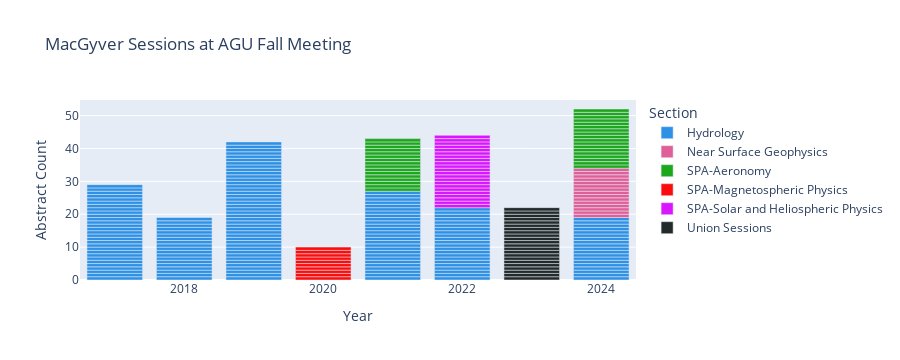

Write notebook code for a chart like this one.
### Code cell
# AGU Fall Meeting 

import plotly.graph_objects as go
import plotly.express as px
import pandas as pd


titlestring = "MacGyver Sessions at AGU Fall Meeting"
# data
# Read the .bib file
with open('macgyver.bib', 'r') as bibtex_file:
    bib_database = bibtexparser.load(bibtex_file)

# Convert to DataFrame
df = pd.DataFrame(bib_database.entries)

# Data handling:
df['Year'] = pd.to_numeric(df['year']) # Cast to numeric 
df['Abstract Count'] = 1 # for bar chart purposes
# Remove curly braces using str.replace()
df['title'] = df['title'].str.replace(r'[{}]', '', regex=True)
df['title'] = df['title'].str.replace(r'[/]', '', regex=True)
df['title'] = df['title'].str.replace(r'[\"]', '', regex=True)
df['author'] = df['author'].str.replace(r'[{}]', '', regex=True)
df['author'] = df['author'].str.replace(r'[~]', '', regex=True)

# Wrap the text and replace newlines with <br>
df['wrapped_author'] = df['author'].fillna('').str.wrap(50).apply(lambda x: x.replace('\n', '<br>'))
df["author"] = df["wrapped_author"]
df['wrapped_title'] = df['title'].fillna('').str.wrap(50).apply(lambda x: x.replace('\n', '<br>'))
df["title"] = df["wrapped_title"]


# Filter to just Fall Meeting abstracts:
# df = df[df.booktitle == "AGU Fall Meeting Abstracts"]

df["Section Code"] = df["eid"].str.slice(0, 2).apply(lambda x: ''.join(y for y in x if not y.isdigit()))
lookup_df = pd.read_csv("AGU Sections.csv")
lookup_dict = lookup_df.set_index('Section Code')['Section'].to_dict()
# Map the values using the dictionary
df['Section'] = df["Section Code"].map(lookup_dict)
df = df.sort_values(by='Section')
df.shape

fig = px.bar(df, x='Year', y = 'Abstract Count', color='Section',
            color_discrete_sequence=px.colors.qualitative.Dark24,
            title = titlestring,
            hover_name = "title",
            hover_data={"author": True, "eid": True, "adsurl": True, "Abstract Count": False})#"adsurl"})
# fig.data[-1].text = sums

fig.update_traces(textposition='inside')
fig.show()
fig.write_html("plots/"+titlestring +" Histogram_Labeled.html")

### Figure 1 — Plotly figure (JSON) as saved in the notebook; plotly's stock layout.template omitted (floating-point values rounded to 4 significant figures; data arrays with more than 128 entries replaced by an {"elided": "..."} marker saying what was removed)
{"data": [{"customdata": {"elided": "158x3 str values"}, "hovertemplate": "<b>%{hovertext}</b><br><br>Section=Hydrology<br>Year=%{x}<br>author=%{customdata[0]}<br>eid=%{customdata[1]}<br>adsurl=%{customdata[2]}<extra></extra>", "hovertext": {"elided": "158 str values"}, "legendgroup": "Hydrology", "marker": {"color": "#2E91E5", "pattern": {"shape": ""}}, "name": "Hydrology", "orientation": "v", "showlegend": true, "textposition": "inside", "type": "bar", "x": {"elided": "158 int values"}, "xaxis": "x", "y": {"elided": "158 int values"}, "yaxis": "y"}, {"customdata": [["Cadle, Nathan", "NS13B-1249", "https://ui.adsabs.harvard.edu/abs/2024AGUFMNS13B1249C"], ["Lathrop, Daniel Perry and Myers, Heidi Patricia<br>and Taffel, Meyer and Pick-Aluas, Alexandra and<br>Lekic, Vedran", "NS13B-1236", "https://ui.adsabs.harvard.edu/abs/2024AGUFMNS13B1236L"], ["Natoo, Aditya", "NS13B-1239", "https://ui.adsabs.harvard.edu/abs/2024AGUFMNS13B1239N"], ["Ziegenfus, Michael", "NS13B-1238", "https://ui.adsabs.harvard.edu/abs/2024AGUFMNS13B1238Z"], ["Proffitt, Hannah and Tsoflias, Georgios P.", "NS13B-1241", "https://ui.adsabs.harvard.edu/abs/2024AGUFMNS13B1241P"], ["Reinhardt, Alyssa and Gallagher, Timothy M.", "NS13B-1237", "https://ui.adsabs.harvard.edu/abs/2024AGUFMNS13B1237R"], ["Pick-Aluas, Alexandra and Jaross, Elaine and<br>Lekic, Vedran and Lathrop, Daniel Perry", "NS13B-1235", "https://ui.adsabs.harvard.edu/abs/2024AGUFMNS13B1235P"], ["Tulban, Brandon and Dogan, Mine", "NS13B-1248", "https://ui.adsabs.harvard.edu/abs/2024AGUFMNS13B1248T"], ["Szabad, Eniko and Martin, Kaleb and Stipes, Em and<br>Herman, Rhett B.", "NS13B-1246", "https://ui.adsabs.harvard.edu/abs/2024AGUFMNS13B1246S"], ["Blanchy, Guillaume and Watlet, Arnaud and<br>Kaufmann, Olivier and Fargier, Yannick and Guyard,<br>H\\'el\\`ene and Cl\\'ement, R\\'emi", "NS13B-1245", "https://ui.adsabs.harvard.edu/abs/2024AGUFMNS13B1245B"], ["Smith, Athena and Herman, Rhett B.", "NS13B-1243", "https://ui.adsabs.harvard.edu/abs/2024AGUFMNS13B1243S"], ["Pappas, Bryce and Herman, Rhett B.", "NS13B-124", "https://ui.adsabs.harvard.edu/abs/2024AGUFMNS13B.124P"], ["Johnson, Jeffrey Bruce and Anderson, Jacob and<br>Mock, Jerry and Walsh, Owen and Pineda, Armando<br>and Rosenblatt, Bryan", "NS13B-1242", "https://ui.adsabs.harvard.edu/abs/2024AGUFMNS13B1242J"], ["O'Hara, Garrett and Herman, Rhett B.", "NS13B-1247", "https://ui.adsabs.harvard.edu/abs/2024AGUFMNS13B1247O"], ["Paul, Em", "NS13B-1244", "https://ui.adsabs.harvard.edu/abs/2024AGUFMNS13B1244P"]], "hovertemplate": "<b>%{hovertext}</b><br><br>Section=Near Surface Geophysics<br>Year=%{x}<br>author=%{customdata[0]}<br>eid=%{customdata[1]}<br>adsurl=%{customdata[2]}<extra></extra>", "hovertext": ["Testing the Longitudinal Crushing Strength of the<br>Alaskan Sea Ice Using a Self-Built Clamp System", "An Unmanned Aerial System for Detecting Near-<br>Surface Anomalies in Urban Environments", "Development of a Advanced Portable Environmental<br>Quality Monitoring Payload Installed on a UAVUGV", "Determining Light Extinction Through Arctic Sea<br>Ice Using a Self-Built Device", "Local earthquake monitoring using RaspberryShake<br>seismometers: A case study in Kansas", "Detection of Seasonal Mineral Weathering and<br>Respiration Signals in Abandoned Mine Tailings<br>with Soil Porespace O2 and CO2 Data", "A Frequency-Domain EM System for Near-Surface<br>Conductivity Mapping in Urban Environments", "Spatiotemporal Monitoring of the Infiltration<br>Process Affected by Tree Roots", "Raspberry Pi Based Studies of Data From the Global<br>Navigation Satellite Systems", "OhmPi: an Open-Hardware Resistivity-meter v2024", "Measuring 3D Wind Velocity Using a Self-Built Load<br>Cell Anemometer", "Exploring Atmospheric Light Attenuation With Two<br>Self-Built Multi-Wavelength Sensors", "Low cost infrasound sensors in dangerous places:<br>Adventures of the Gem in hostile volcanic<br>environments", "Sea Ice Seismicity Near Utqia\\.gvik, Alaska, Using<br>an Inexpensive Triaxial Seismic Sensor", "Measuring Carbon Dioxide Efflux From Arctic<br>Environments During the Non-Growing Season"], "legendgroup": "Near Surface Geophysics", "marker": {"color": "#E15F99", "pattern": {"shape": ""}}, "name": "Near Surface Geophysics", "orientation": "v", "showlegend": true, "textposition": "inside", "type": "bar", "x": [2024, 2024, 2024, 2024, 2024, 2024, 2024, 2024, 2024, 2024, 2024, 2024, 2024, 2024, 2024], "xaxis": "x", "y": [1, 1, 1, 1, 1, 1, 1, 1, 1, 1, 1, 1, 1, 1, 1], "yaxis": "y"}, {"customdata": [["Hozumi, Kornyanat and Frissell, Nathaniel A. and<br>Griffiths, Gwyn and Chou, Min-Yang", "SA13A-2726", "https://ui.adsabs.harvard.edu/abs/2024AGUFMSA13A2726H"], ["Farny, Caleb and Bland, Geoff and Ogiemwonyi, Lisa<br>and Bulakh, Bogdana and Haley, Samuel and<br>Koukouchkina, Lorenzo and Li, Jingshou and Lin,<br>Weinuo and Menon, Natalie and Pulake, Ani and et<br>al.", "SA13A-2728", "https://ui.adsabs.harvard.edu/abs/2024AGUFMSA13A2728F"], ["Guarnieri, Fernando L. and Vieira, Luis Eduardo A.<br>and Tavares, Felipe and Dal Lago, Alisson and de<br>Oliveira, Ivan and Carlesso, Franciele", "SA13A-2725", "https://ui.adsabs.harvard.edu/abs/2024AGUFMSA13A2725G"], ["Kreisler, Steve and Strub, Richard F. and<br>Ravindran, Ashwinraj and Ravindran, Adarshraj and<br>Smith, Harman and Gershman, Daniel J. and Le, Guan<br>and Giles, Barbara L. and Burch, James and<br>Genestreti, Kevin James and et al.", "SA13A-2731", "https://ui.adsabs.harvard.edu/abs/2024AGUFMSA13A2731K"], ["Leamon, Robert James and Kim, Soo-Hyung", "SA13A-2724", "https://ui.adsabs.harvard.edu/abs/2024AGUFMSA13A2724L"], ["Usis, Maris and Schwartz, Laura and Goodman, Adam<br>and Sastry, Shashank and Kazdan, David and<br>Collins, Kristina", "SA13A-2727", "https://ui.adsabs.harvard.edu/abs/2024AGUFMSA13A2727U"], ["Dykema, Alicia and Bering, Edgar A. and Renshaw,<br>Andrew L. and Sosa, Diego and Mendez, Joshlyn and<br>Ruszkowski, Jason", "SA13A-2729", "https://ui.adsabs.harvard.edu/abs/2024AGUFMSA13A2729D"], ["Resnick, Elana and Kuznetsova, Masha and Mays, M.<br>Leila and Zheng, Yihua and Mullinix, Richard and<br>Wiegand, Chiu and Olsson, Elon and Lundkvist,<br>Anders and MacDonald, Elizabeth and Brandt Edson,<br>Laura and et al.", "SA13A-2723", "https://ui.adsabs.harvard.edu/abs/2024AGUFMSA13A2723R"], ["Nguyen, Cuong D. and Frissell, Nathaniel A. and<br>Gibbons, John and Boedicker, Rachel K. and Zorman,<br>Christian and Collins, Kristina and Engelke,<br>William and Atkison, Travis and Blackwell, William<br>and Robinett, Rob S. and et al.", "SA13A-273", "https://ui.adsabs.harvard.edu/abs/2024AGUFMSA13A.273N"], ["Lundkvist, Anders and Kuznetsova, Masha and Mays,<br>M. Leila and Olsson, Elon and Resnick, Elana and<br>MacDonald, Elizabeth and Brandt Edson, Laura", "SA11A-06", "https://ui.adsabs.harvard.edu/abs/2024AGUFMSA11A..06L"], ["Knuth, Jenny and Lucas, Greg and Berger, Thomas<br>and Brooks, Keira", "SA11A-07", "https://ui.adsabs.harvard.edu/abs/2024AGUFMSA11A..07K"], ["Cerwin, Steve and McMahan, Jesse and Papadopoulos,<br>Alexandros and Piccini, Gerard and Bilberry, Paul<br>and Samuel, Blackshear and Collins, Kristina and<br>Frissell, Nathaniel A.", "SA11A-04", "https://ui.adsabs.harvard.edu/abs/2024AGUFMSA11A..04C"], ["Connors, Martin G. and Schofield, Ian and Aryal,<br>Raju", "SA11A-08", "https://ui.adsabs.harvard.edu/abs/2024AGUFMSA11A..08C"], ["Cohen, Austin and Ozturk, Dogacan Su and Barkley-<br>Griggs, Jonah and Ledvina, Vincent and Reeve,<br>Whitham D. and Hampton, Donald L. and Schoening,<br>Lori and Connor, Hyunju KIM and Keesee, Amy M.", "SA11A-01", "https://ui.adsabs.harvard.edu/abs/2024AGUFMSA11A..01C"], ["Poh, Gangkai and Erinfolami, Funmilayo and Connor,<br>Hyunju KIM and Larson, Sierra and Owalabi, Charles", "SA11A-02", "https://ui.adsabs.harvard.edu/abs/2024AGUFMSA11A..02P"], ["Aguilar Guerrero, Jaime", "SA11A-05", "https://ui.adsabs.harvard.edu/abs/2024AGUFMSA11A..05A"], ["Ledvina, Vincent and Kuzub, Jeremy", "SA13A-2732", "https://ui.adsabs.harvard.edu/abs/2024AGUFMSA13A2732L"], ["Piccini, Gerard and McGwier, Robert and Spalletta,<br>Robert and Frissell, Nathaniel A. and Mokhtari,<br>Majid and Erickson, Philip", "SA11A-03", "https://ui.adsabs.harvard.edu/abs/2024AGUFMSA11A..03P"], ["Cerwin, Steve and Collins, Kristina and Joshi, Dev<br>and Frissell, Nathaniel", "SA32A-02", "https://ui.adsabs.harvard.edu/abs/2021AGUFMSA32A..02C"], ["Witteman, Andy and MacDonald, Elizabeth", "SA35F-1953", "https://ui.adsabs.harvard.edu/abs/2021AGUFMSA35F1953W"], ["Kuzub, Jeremy", "SA32A-05", "https://ui.adsabs.harvard.edu/abs/2021AGUFMSA32A..05K"], ["Romanek, Veronica and Frissell, Nathaniel and<br>Joshi, Dev and Liles, William and Trop, Claire and<br>Collins, Kristina and Perry, Gareth", "SA32A-08", "https://ui.adsabs.harvard.edu/abs/2021AGUFMSA32A..08R"], ["Mathanlal, Thasshwin and Vakkada Ramachandran,<br>Abhilash and Zorzano, Maria-Paz and Martin-Torres,<br>Javier", "SA32A-01", "https://ui.adsabs.harvard.edu/abs/2021AGUFMSA32A..01M"], ["Musset, Sophie and Glesener, Lindsay and Fortson,<br>Lucy and Kapsiak, Charles and Ostlund, Erik and<br>Alnahari, Suhail and Jeunon, Mariana and Zhang,<br>Yixian and Panesar, Navdeep and Fleishman, Gregory<br>and et al.", "SA32A-07", "https://ui.adsabs.harvard.edu/abs/2021AGUFMSA32A..07M"], ["Ledvina, Vincent and MacDonald, Elizabeth and<br>Barkhouse, Wayne and Young, Timothy and McCormack,<br>Michael and Collins, Steve", "SA32A-04", "https://ui.adsabs.harvard.edu/abs/2021AGUFMSA32A..04L"], ["Obenberger, Kenneth and Pung, Aaron and Dao,<br>Eugene and Fallen, Christopher", "SA32A-03", "https://ui.adsabs.harvard.edu/abs/2021AGUFMSA32A..03O"], ["Henley, Chase and Moldwin, Mark and Ojeda, Lauro", "SA35F-1956", "https://ui.adsabs.harvard.edu/abs/2021AGUFMSA35F1956H"], ["Hunnekuhl, Michael and MacDonald, Elizabeth and<br>Swanson, Ben and Stone, James and Voss, Stephen<br>and Chernenkoff, Alexei and Standring, Will and<br>Stott, Dallas and Atkins, Rodney and Ward, Stephen<br>and et al.", "SA35F-1957", "https://ui.adsabs.harvard.edu/abs/2021AGUFMSA35F1957H"], ["Madey, Julius and Witten, David and Kim, Hyomin<br>and Frissell, Nathaniel", "SA35F-1950", "https://ui.adsabs.harvard.edu/abs/2021AGUFMSA35F1950M"], ["Hobart, Joseph R. and Farmer, James and Mikitin,<br>Gary and Waugh, David and Benedict, Robert and<br>Collins, Kristina and Kazdan, David and Gibbons,<br>John and Frissell, Nathaniel", "SA35F-1949", "https://ui.adsabs.harvard.edu/abs/2021AGUFMSA35F1949H"], ["Casente, David and Elia, Joanna and Collins,<br>Kristina", "SA35F-1951", "https://ui.adsabs.harvard.edu/abs/2021AGUFMSA35F1951C"], ["Roosnovo, Alexandra and Chi, Peter and Petit, Noel", "SA35F-1955", "https://ui.adsabs.harvard.edu/abs/2021AGUFMSA35F1955R"], ["Wilson, Gabriel and Maldonado, Carlos and Coffey,<br>Victoria and McHarg, Matthew", "SA35F-1952", "https://ui.adsabs.harvard.edu/abs/2021AGUFMSA35F1952W"], ["Joshi, Dev and Frissell, Nathaniel and Sharwar, M.<br>and Sami, Simal and Ruohoniemi, J. Michael and<br>Baker, Joseph and Coster, Anthea and Erickson,<br>Philip and Liles, William and Vierinen, Juha and<br>et al.", "SA35F-1954", "https://ui.adsabs.harvard.edu/abs/2021AGUFMSA35F1954J"]], "hovertemplate": "<b>%{hovertext}</b><br><br>Section=SPA-Aeronomy<br>Year=%{x}<br>author=%{customdata[0]}<br>eid=%{customdata[1]}<br>adsurl=%{customdata[2]}<extra></extra>", "hovertext": ["HamSCI as a Novel Dataset to Validate Ionospheric<br>Models", "AquaROVER and TerraROVER Engineering Design<br>Improvements", "Proof of Concept Prototype of a Spectral Camera<br>Based on Holographic Filters for the Galileo Solar<br>Space Telescope (GSST)", "Science Investigations and Graphics Generation<br>using the MMS Data Visualizer - MMS VIS", "Stumpy's Last Stand: Effects of the Solar Cycle<br>and Solar Max on Washington's Cherry Blossoms", "HF Propagation Experiment Utilizing CHU Beacon<br>During the April 2024 Solar Eclipse: A<br>Collaborative Approach to Ionospheric Research", "Field Spectroscopy of the Ionospheric AirGlow<br>Reflector Experiments as an Expansion of<br>Undergraduate Physics Research at the University<br>of Houston", "Explore space weather and the Heliophysics Big<br>Year (HBY) through storm narratives using<br>Community Coordinated Modeling Center's (CCMC)<br>hands-on tools", "High Frequency Radio Receivers for Ionospheric<br>Observations in the HamSCI Personal Space Weather<br>Station Network", "Experience the May 2024 Geomagnetic Storm with<br>OpenSpace, CCMC, and Aurorasaurus Citizen Science<br>Reports", "Visualizing Space Weather: SWx TREC Space Weather<br>Applications Bring Data to Life", "HamSCI HF Multipath Propagation Mode Analysis<br>Using Amateur Radios and Audio Waveforms Sensitive<br>to Time Difference of Arrival (TDOA)", "Geomagnetic and Geoelectric Fields Measured with<br>Modern Microcontrollers, Analog Front Ends, Solar<br>Power, and IoT Connectivity", "A Low-cost Space Weather Observatory for the UAF<br>Space Weather UnderGround High School Participants", "Maryland Space Weather UnderGround Research and<br>Outreach Program: Pushing the Boundaries of Next-<br>Generation Low-Cost Ground Magnetometers", "Engaging the Public in Heliophysics: Deploying<br>Atmospheric Data to AR and VR Platforms for<br>Education and Outreach", "AurorEye: Production of a Portable, Off-the-Shelf<br>Automated All-Sky Aurora Camera", "A Low-Cost Low-Power Chirp Ionosonde for Studying<br>Eclipse Ionospheric Impacts", "Experimental and Computational Methods to Analyze<br>Complex Doppler Behavior of Ionospherically<br>Induced Doppler Shifts on HF Signals", "MacGyverying, modern astrophotography, and the<br>aurora citizen scientist", "AurorEye: Prototype for a Highly Portable COTS RGB<br>All-Sky Imager Station", "HF Doppler Observations of Traveling Ionospheric<br>Disturbances in the WWV Signal Received with a<br>Network of Low-Cost HamSCI Personal Space Weather<br>Stations", "PACKMAN An Open Source, Portable Instrument to<br>Investigate Space Weather", "Solar Jet Hunter: a citizen science investigation<br>of coronal solar jets", "The North Dakota Dual Aurora Camera (NoDDAC), a<br>student-led citizen science project: one-year<br>retrospective, future developments, and scientific<br>potential", "Leveraging Natural and Anthropogenic HF Noise as<br>an Ionospheric Sounder", "Performance Characterization of a low cost ZED-F9P<br>GNSS Receiver for Ionospheric Total Electron<br>Content Observations", "Robust techniques to improve high quality<br>triangulations of contemporaneous citizen science<br>observations of STEVE", "An Easily Constructed High Resolution 3 Axis<br>Magnetometer for Backyard Citizen Science", "Construction and Operation of a HamSCI Grape<br>Version 1 Personal Space Weather Station: A<br>Citizen Scientists Perspective", "Data Analysis Pipeline for Distributed Doppler<br>Measurements Using Citizen Science Datasets From<br>2020 and 2021 Eclipse Festival Campaigns", "On Using MEMS Magnetometers for Ground-based Space<br>Weather Observations", "Comparison between observations of APS and FPMU on<br>board the ISS", "Observations of Mid-latitude Irregularities Using<br>the Oblique Ionosonde Sounding Mode for the HamSCI<br>Personal Space Weather Station"], "legendgroup": "SPA-Aeronomy", "marker": {"color": "#1CA71C", "pattern": {"shape": ""}}, "name": "SPA-Aeronomy", "orientation": "v", "showlegend": true, "textposition": "inside", "type": "bar", "x": [2024, 2024, 2024, 2024, 2024, 2024, 2024, 2024, 2024, 2024, 2024, 2024, 2024, 2024, 2024, 2024, 2024, 2024, 2021, 2021, 2021, 2021, 2021, 2021, 2021, 2021, 2021, 2021, 2021, 2021, 2021, 2021, 2021, 2021], "xaxis": "x", "y": [1, 1, 1, 1, 1, 1, 1, 1, 1, 1, 1, 1, 1, 1, 1, 1, 1, 1, 1, 1, 1, 1, 1, 1, 1, 1, 1, 1, 1, 1, 1, 1, 1, 1], "yaxis": "y"}, {"customdata": [["Lewis-Merrill, J. and Petit, N. and Muti, P. and<br>Flores, E. and Russell, C.T. and Chi, P.J.", "SM044-09", "https://ui.adsabs.harvard.edu/abs/2020AGUFMSM044..09L"], ["Gomez Socola, J. and Rodrigues, F.S.", "SM044-10", "https://ui.adsabs.harvard.edu/abs/2020AGUFMSM044..10G"], ["Hunnekuhl, M. and MacDonald, E.", "SM044-07", "https://ui.adsabs.harvard.edu/abs/2020AGUFMSM044..07H"], ["MacDonald, E. and Kozyra, J.", "SM044-06", "https://ui.adsabs.harvard.edu/abs/2020AGUFMSM044..06M"], ["Brandt, L. and MacDonald, E. and Sasser, L. and<br>Haas, J.P. and Garrison, L.L.", "SM044-03", "https://ui.adsabs.harvard.edu/abs/2020AGUFMSM044..03B"], ["Bennett, C.L.", "SM044-05", "https://ui.adsabs.harvard.edu/abs/2020AGUFMSM044..05B"], ["Nomura, H. and Nose, M. and Aoyama, H. and<br>Ichihara, H. and Kawano, T. and Hirahara, M.", "SM044-02", "https://ui.adsabs.harvard.edu/abs/2020AGUFMSM044..02N"], ["Flores, E. and Chi, P.J. and Russell, C.T. and<br>Merrill, J. and Muti, P.", "SM044-01", "https://ui.adsabs.harvard.edu/abs/2020AGUFMSM044..01F"], ["Kuzub, J. and MacDonald, E.", "SM044-04", "https://ui.adsabs.harvard.edu/abs/2020AGUFMSM044..04K"], ["Ledvina, V. and MacDonald, E. and McCormack, M.<br>and Collins, S. and Barkhouse, W. and Young, T.", "SM044-08", "https://ui.adsabs.harvard.edu/abs/2020AGUFMSM044..08L"]], "hovertemplate": "<b>%{hovertext}</b><br><br>Section=SPA-Magnetospheric Physics<br>Year=%{x}<br>author=%{customdata[0]}<br>eid=%{customdata[1]}<br>adsurl=%{customdata[2]}<extra></extra>", "hovertext": ["Single-Board Computer System for the Surface<br>Magnetic Assessment in Real Time (SMART) Ground-<br>based Magnetometers", "ScintPi 2.0: Description and first results", "Early Evidence of Isolated Auroral Structures in<br>the 100 km Height Regime Observed at Subauroral<br>Latitudes by the Aurora Pioneer Carl St\\ormer", "New Citizen Science Opportunities: MacGyvering<br>collaboration tools for science discovery in<br>Heliophysics", "3D Printing the Magnetosphere", "Improved Analysis of STEVE Photographs", "Application of Magneto-impedance Sensor to<br>Geomagnetic Field Measurements for Constructing<br>Distributed Arrays of Small Instruments (DASI)", "An Evaluation of Long-term Variations in Magnetic<br>Variometer Data", "Keogramist: Explore 1400 Nights of Aurora on a<br>Phone", "Construction of the North Dakota Dual Aurora<br>Camera (NoDDAC) to Aid in Citizen Science and<br>Space Weather Applications"], "legendgroup": "SPA-Magnetospheric Physics", "marker": {"color": "#FB0D0D", "pattern": {"shape": ""}}, "name": "SPA-Magnetospheric Physics", "orientation": "v", "showlegend": true, "textposition": "inside", "type": "bar", "x": [2020, 2020, 2020, 2020, 2020, 2020, 2020, 2020, 2020, 2020], "xaxis": "x", "y": [1, 1, 1, 1, 1, 1, 1, 1, 1, 1], "yaxis": "y"}, {"customdata": [["Archer, Martin Owain and Hartinger, Michael and<br>Cottingham, Marek and Shi, Xueling and Vidugiris,<br>Evaldas and Holland, Anne and Harold, James B. and<br>Masongsong, Emmanuel V. and Hill, Ethan Duke and<br>Fox, Michael F.J. and et al.", "SH55B-06", "https://ui.adsabs.harvard.edu/abs/2022AGUFMSH55B..06A"], ["Pilinski, Marcin and Minton, Timothy K. and Xu,<br>Chenbiao and Remec, Tomaz", "SH55B-04", "https://ui.adsabs.harvard.edu/abs/2022AGUFMSH55B..04P"], ["Kallman, Grace and Peticolas, Laura M. and<br>Martinez Oliveros, Juan Carlos and Targett, Thomas<br>and Cominsky, Lynn and Camilo Guevara Gomez, Juan", "SH55B-09", "https://ui.adsabs.harvard.edu/abs/2022AGUFMSH55B..09K"], ["Broman, Eric and Chi, Peter J. and Zafran, Eden<br>and Khoshaba, Elona and Lacaire, Matt", "SH51D-02", "https://ui.adsabs.harvard.edu/abs/2022AGUFMSH51D..02B"], ["Aguilar Guerrero, Jaime and Heale, Christopher<br>James and Inchin, Pavel and Snively, Jonathan B.<br>and Zettergren, Matthew D.", "SH55B-02", "https://ui.adsabs.harvard.edu/abs/2022AGUFMSH55B..02A"], ["Kosar, Burcu and Yue, Jia and Gerland, Oliver and<br>Bor, Jozsef and Simmons, Sean and Lense, Rachel", "SH55B-05", "https://ui.adsabs.harvard.edu/abs/2022AGUFMSH55B..05K"], ["Cohen, Austin and Ozturk, Dogacan Su and Reyes,<br>Joe and Barkley-Griggs, Jonah and Schoening, Lori<br>and Connor, Hyunju and Hampton, Donald and Reeve,<br>Whitham D. and Smith, Charles William and Keesee,<br>Amy M.", "SH55B-07", "https://ui.adsabs.harvard.edu/abs/2022AGUFMSH55B..07C"], ["Vierinen, Juha and Huyghebaert, Devin Ray and<br>Chartier, Alex and Frissell, Nathaniel A. and<br>Kozlovsky, Alexander and Ulich, Thomas and<br>Floberg, Jens", "SH55B-03", "https://ui.adsabs.harvard.edu/abs/2022AGUFMSH55B..03V"], ["Nicholas, Andrew C. and Wolf, Joshua M. and<br>Kordella, Lee Joseph and Finne, Theodore T. and<br>Brown, Charles M. and Budzien, Scott Alan and<br>Marr, Kenneth David and Englert, Christoph R.", "SH55B-08", "https://ui.adsabs.harvard.edu/abs/2022AGUFMSH55B..08N"], ["Odenwald, Sten Felix", "SH51D-03", "https://ui.adsabs.harvard.edu/abs/2022AGUFMSH51D..03O"], ["Hunnekuhl, Michael and MacDonald, Elizabeth", "SH51D-05", "https://ui.adsabs.harvard.edu/abs/2022AGUFMSH51D..05H"], ["Romanek, Veronica I. and Frissell, Nathaniel A.<br>and Liles, William and Gibbons, John and Collins,<br>Kristina and Kazdan, David and Boedicker, Rachel<br>K.", "SH55B-01", "https://ui.adsabs.harvard.edu/abs/2022AGUFMSH55B..01R"], ["Kuzub, Jeremy", "SH51D-04", "https://ui.adsabs.harvard.edu/abs/2022AGUFMSH51D..04K"], ["Michael, Alan and Chi, Peter J.", "SH51D-01", "https://ui.adsabs.harvard.edu/abs/2022AGUFMSH51D..01M"], ["Young, Timothy and Ledvina, Vincent and MacDonald,<br>Elizabeth and Brandt, Laura and McCormack, Michael<br>and Collins, Steve and Barkhouse, Wayne", "SH52F-1512", "https://ui.adsabs.harvard.edu/abs/2022AGUFMSH52F1512Y"], ["Lasko, Kekoa and Musset, Sophie and Jol, Paloma<br>and Sankar, Ramanakumar and Glesener, Lindsay and<br>Fortson, Lucy and Jeunon, Mariana and Zhang,<br>Yixian and Fleishman, Gregory D. and Panesar,<br>Navdeep and et al.", "SH52F-1511", "https://ui.adsabs.harvard.edu/abs/2022AGUFMSH52F1511L"], ["Schneider, Madeline and Candey, Scott", "SH52F-1515", "https://ui.adsabs.harvard.edu/abs/2022AGUFMSH52F1515S"], ["Wilson, Gabriel and Maldonado, Carlos and<br>Reisenfeld, Daniel Brett and Holloway, Michael A.<br>and Morning, Heidi Linette and Arnold, Daniel W.<br>and Kim, Thomas Kyoung Ho", "SH52F-1514", "https://ui.adsabs.harvard.edu/abs/2022AGUFMSH52F1514W"], ["Reid, Riley and Marshall, Robert Andrew and Blum,<br>Lauren W. and Berland, Grant", "SH52F-1517", "https://ui.adsabs.harvard.edu/abs/2022AGUFMSH52F1517R"], ["King, Casey and Redondo, Fermin and Schoonmaker,<br>Michael and Chandler, Arun and Kaeppler, Stephen<br>Roland", "SH52F-1510", "https://ui.adsabs.harvard.edu/abs/2022AGUFMSH52F1510K"], ["Cerwin, Steve and Frissell, Nathaniel A. and<br>Collins, Kristina", "SH52F-1516", "https://ui.adsabs.harvard.edu/abs/2022AGUFMSH52F1516C"], ["Wright, Isaac and Solanki, Ishita and Desai, Anupa<br>and Gomez Socola, Josemaria and Rodrigues, Fabiano<br>S.", "SH52F-1513", "https://ui.adsabs.harvard.edu/abs/2022AGUFMSH52F1513W"]], "hovertemplate": "<b>%{hovertext}</b><br><br>Section=SPA-Solar and Heliospheric Physics<br>Year=%{x}<br>author=%{customdata[0]}<br>eid=%{customdata[1]}<br>adsurl=%{customdata[2]}<extra></extra>", "hovertext": ["Lend Me Your Ears: The Potential of Sonification<br>in Space Weather (Citizen) Science", "The Neutral-Optics Velocity Analyzer", "Validating Eclipse Megamovie Crowd-Sourced Data<br>for Solar Coronal Research", "Modernizing the Electronics System of UCLA Ground-<br>based Magnetometers", "Visualization of volumetric atmospheric data using<br>modern graphic engines and augmented reality", "Spritacular - A Citizen Science Project to Study<br>Electrical Discharges Above Thunderstorms", "The University of Alaska Space Weather Underground<br>Program: Student-built magnetometer array using<br>unique construction and deployment techniques.", "HF Sounding Using Software Defined Radio", "On-orbit Optical Detection of Lethal Non-Trackable<br>Debris", "A Survey of Inexpensive Magnetometers for<br>Investigating Geomagnetic Storms", "Interoperable Database for Citizen Science<br>Observations of STEVE", "Measuring Characteristics of Traveling Ionospheric<br>Disturbances Observed with a Network of Low Cost<br>HamSCI Personal Space Weather Stations", "AurorEye: Production of a portable, Off-the-Shelf<br>Automated All-Sky Aurora Camera", "Development of Surface Magnetic Assessment in Real<br>Time (SMART) data platform and KNN-based<br>predictive analytics model", "The North Dakota Dual Aurora Camera Version 2.0<br>(NoDDAC2.0), a Platform for Citizen Science and a<br>Testbed for Implementing Best Practices in Open<br>Data and Collaboration", "Solar Jet Hunter: a citizen science investigation<br>of coronal solar jets", "Ground System Command and Telemetry Passthrough<br>Using an RP2040 Microcontroller.", "An Ultra-Low Resource Ion Mass Spectrometer for<br>Observations of Planetary Ionospheres", "Pitch-Angle Resolved Measurements of Energetic<br>Electrons Using Coded Aperture Imaging", "Development of a Low Resource, Inexpensive, High<br>Frequency Chirpsounder", "Observed Changes in Skywave HF Doppler Shifts as<br>Cycle 25 Ramps Up", "Autonomous Platform for Distributed Ionospheric<br>Studies and Citizen Science Initiatives"], "legendgroup": "SPA-Solar and Heliospheric Physics", "marker": {"color": "#DA16FF", "pattern": {"shape": ""}}, "name": "SPA-Solar and Heliospheric Physics", "orientation": "v", "showlegend": true, "textposition": "inside", "type": "bar", "x": [2022, 2022, 2022, 2022, 2022, 2022, 2022, 2022, 2022, 2022, 2022, 2022, 2022, 2022, 2022, 2022, 2022, 2022, 2022, 2022, 2022, 2022], "xaxis": "x", "y": [1, 1, 1, 1, 1, 1, 1, 1, 1, 1, 1, 1, 1, 1, 1, 1, 1, 1, 1, 1, 1, 1], "yaxis": "y"}, {"customdata": [["Robinett, Rob S. and Griffiths, Gwyn and Ellmore,<br>Glenn and Turner, Clint and Karn, Phil", "U53B-0524", "https://ui.adsabs.harvard.edu/abs/2023AGUFM.U53B0524R"], ["Berzolla, Zachary and Wolk, Sam and Reinhart,<br>Christoph", "U53A-05", "https://ui.adsabs.harvard.edu/abs/2023AGUFM.U53A..05B"], ["Adsul, Bharat and Sohoni, Milind and Praveen, Asim<br>Rama and Dangi, Aaryan and Kadivar, Lisan and E,<br>Abhishek and Sudhanshu, Niranjan and Hattekar,<br>Kamlakar and Datar, Sameer and Talekar, Alok and<br>et al.", "U53A-03", "https://ui.adsabs.harvard.edu/abs/2023AGUFM.U53A..03A"], ["Turbyfill, Trent and Woltjer, Jordan and Kaushik,<br>Layan and Borsuk, Mark E. and Adli, Muhammad Imam<br>and Wagenaar, Dennis and Knight, Kevin", "U53B-0527", "https://ui.adsabs.harvard.edu/abs/2023AGUFM.U53B0527T"], ["Deelman, Ewa and Knuth, Shelley L. and Chalker,<br>Alan and Freeborn, Layla and Gazula, Vikram and<br>Goodhue, John and Griffioen, James and Hudak,<br>David and Pasquale, Andrew and Perkins, Dylan and<br>et al.", "U53B-0525", "https://ui.adsabs.harvard.edu/abs/2023AGUFM.U53B0525D"], ["Robinson, Erin and Habermann, Ted and Buys,<br>Matthew and Chodacki, John and Davies, Neil and<br>Praetzellis, Maria and Wimalaratne, Sarala", "U53B-0519", "https://ui.adsabs.harvard.edu/abs/2023AGUFM.U53B0519R"], ["Esquivias, Georgiana R. and Huyck, Charles K. and<br>Ghosh, Shubharoop and Hu, ZhengHui and Eguchi,<br>Michael and Amyx, Paul and Smith, Kay B. and<br>Winson, Annie and Jordan, Colm", "U53A-06", "https://ui.adsabs.harvard.edu/abs/2023AGUFM.U53A..06E"], ["Romanek, Veronica I. and Frissell, Nathaniel A.<br>and Liles, William and Gibbons, John and Collins,<br>Kristina and Ruohoniemi, J. Michael and Baker,<br>Joseph B.H. and Kazdan, David and Boedicker,<br>Rachel K.", "U53B-0528", "https://ui.adsabs.harvard.edu/abs/2023AGUFM.U53B0528R"], ["Cohen, Austin and Barkley-Griggs, Jonah and<br>Ozturk, Dogacan Su and Reeve, Whitham D. and<br>Hampton, Donald L. and Connor, Hyunju KIM and<br>Keesee, Amy M.", "U53B-0517", "https://ui.adsabs.harvard.edu/abs/2023AGUFM.U53B0517C"], ["Cerwin, Steve and Frissell, Nathaniel A. and<br>Mikitin, Gary and Billberry, Paul and Collins,<br>Kristina and Samuel, Blackshear", "U53B-0523", "https://ui.adsabs.harvard.edu/abs/2023AGUFM.U53B0523C"], ["Berger, Thomas E. and Knuth, Jenny and Lucas, Greg<br>and Lindholm, Douglas M. and Pankratz, Christopher<br>K.", "U53B-0532", "https://ui.adsabs.harvard.edu/abs/2023AGUFM.U53B0532B"], ["Ouaret, Walid and Endsley, Arthur and Brown, Molly<br>Elizabeth and Latati Mourad, Latati Mourad and<br>Nabil, Mohsen", "U53B-0529", "https://ui.adsabs.harvard.edu/abs/2023AGUFM.U53B0529O"], ["Carrasco, Trinity and Constable, Catherine and<br>Gee, Jeffrey S.", "U53B-0533", "https://ui.adsabs.harvard.edu/abs/2023AGUFM.U53B0533C"], ["Kim, Hyomin and Witten, David M. and Frissell,<br>Nathaniel A. and Engelke, William and Cao, Zhaoshu<br>and Cowling, Scotty and Larsen, David and Liddle,<br>Anderson and Muscolino, Nicholas and Mokhtari,<br>Majid and et al.", "U53B-0521", "https://ui.adsabs.harvard.edu/abs/2023AGUFM.U53B0521K"], ["Perkins, D. Kala", "U53B-0526", "https://ui.adsabs.harvard.edu/abs/2023AGUFM.U53B0526P"], ["King, Casey and Panov, Jacob and Redondo, Fermin<br>and Coleman, Lawrence and Chandler, Arun and<br>Kaeppler, Stephen Roland", "U53B-052", "https://ui.adsabs.harvard.edu/abs/2023AGUFM.U53B05.2K"], ["Di Mare, Francesca and MacDonald, Elizabeth and<br>Hunnekuhl, Michael and Brandt Edson, Laura", "U53B-0535", "https://ui.adsabs.harvard.edu/abs/2023AGUFM.U53B0535D"], ["Olson, Eric", "U53B-0518", "https://ui.adsabs.harvard.edu/abs/2023AGUFM.U53B0518O"], ["Biljecki, Filip", "U53A-01", "https://ui.adsabs.harvard.edu/abs/2023AGUFM.U53A..01B"], ["Kar, Bandana", "U53A-04", "https://ui.adsabs.harvard.edu/abs/2023AGUFM.U53A..04K"], ["Thomas, Brian A. and Candey, Robert and Ireland,<br>Jack and Jian, Lan and Ringuette, Rebecca and da<br>Silva, Daniel and Helvey-Kalsulke, Tressa", "U53B-053", "https://ui.adsabs.harvard.edu/abs/2023AGUFM.U53B05.3T"], ["Halford, Alexa Jean and Barnum, Julie I.", "U53B-0531", "https://ui.adsabs.harvard.edu/abs/2023AGUFM.U53B0531H"]], "hovertemplate": "<b>%{hovertext}</b><br><br>Section=Union Sessions<br>Year=%{x}<br>author=%{customdata[0]}<br>eid=%{customdata[1]}<br>adsurl=%{customdata[2]}<extra></extra>", "hovertext": ["Ham Band WSPR beacons as Sources of Ionosphere<br>Measurements", "Combining GIS Data with Physics-Based Energy<br>Models to Help Cities Chart a Path to Their<br>Building-Related Emissions Reduction Goals", "Modernizing Land Records: Advanced Segmentation<br>and Geometric Reconciliation for Legacy Land<br>Ownership and Land Use", "Refining FEMA's NFIP V2 Open Flood Insurance<br>Claims Dataset: Comprehensive Enhancements through<br>Augmentation, Feature Engineering, Anomaly<br>Detection and Multiple Imputation", "Leveraging National Cyberinfrastructure for Earth<br>Science", "Connecting Place-based Research Back to the Place:<br>Leveraging the Global Research Infrastructure to<br>Enable Open Science", "New Approach for Building Exposure Database<br>Development and Quantitative Assessment of<br>Uncertainty", "Seasonal and Diurnal Climatology of MSTIDs<br>Observed Using HF Doppler Sounding Techniques", "A MacGyvered approach to cost-effective<br>magnetometers in Alaska: The University of Alaska<br>Fairbanks Space Weather UnderGround program's<br>Multiple-Deployment-Vessel.", "Estimation of Ionospheric Layer Height by<br>Measuring the Time Difference of Arrival (TDOA)<br>Between 1 and 2 Hop Propagation Modes", "The Space Weather Data Portal: an open science<br>resource for Heliophysics data exploration", "Seeds of Change: Equipping Scientists with NASA's<br>Climate-Sensitive Agricultural Tools", "Towards Interoperability of Specialized and<br>General Paleomagnetic Databases", "Development of Ham Radio Science Citizen<br>Investigation (HamSCI) Magnetometer and Data<br>Visualization for Space Weather Studies", "New Developments is Sustainable Green Rocket<br>Fuels; and STEAM with Industrial Explorations in<br>Zero Gravity", "Development of a Low Power, Inexpensive, High<br>Frequency Ionosonde Sounder", "What does the STEVE phenomena reveal about the<br>role of turbulence in Magnetosphere-Ionosphere<br>interactions?", "Climate Science in the Open: Infrastructure to<br>Enable Access to Critical Scientific Communication", "Quality and Usability of Crowdsourced Global<br>Building Information", "Towards Building Decarbonization - Science,<br>Technology and Policy Requirements", "The Heliophysics Digital Resource Library", "The Need for a Space, Planetary, and Atmospheric<br>Physics Open Software Archive"], "legendgroup": "Union Sessions", "marker": {"color": "#222A2A", "pattern": {"shape": ""}}, "name": "Union Sessions", "orientation": "v", "showlegend": true, "textposition": "inside", "type": "bar", "x": [2023, 2023, 2023, 2023, 2023, 2023, 2023, 2023, 2023, 2023, 2023, 2023, 2023, 2023, 2023, 2023, 2023, 2023, 2023, 2023, 2023, 2023], "xaxis": "x", "y": [1, 1, 1, 1, 1, 1, 1, 1, 1, 1, 1, 1, 1, 1, 1, 1, 1, 1, 1, 1, 1, 1], "yaxis": "y"}], "layout": {"barmode": "relative", "height": 360, "legend": {"title": {"text": "Section"}, "tracegroupgap": 0}, "title": {"text": "MacGyver Sessions at AGU Fall Meeting"}, "xaxis": {"anchor": "y", "autorange": true, "domain": [0, 1], "range": [2016.0, 2024.0], "title": {"text": "Year"}, "type": "linear"}, "yaxis": {"anchor": "x", "autorange": true, "domain": [0, 1], "range": [0, 54.74], "title": {"text": "Abstract Count"}, "type": "linear"}}}
